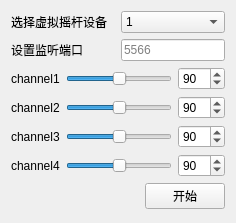
<?xml version="1.0" encoding="UTF-8"?>
<ui version="4.0">
 <class>vjoyclientClass</class>
 <widget class="QWidget" name="vjoyclientClass">
  <property name="geometry">
   <rect>
    <x>0</x>
    <y>0</y>
    <width>236</width>
    <height>223</height>
   </rect>
  </property>
  <property name="windowTitle">
   <string>vjoyclient</string>
  </property>
  <layout class="QVBoxLayout" name="verticalLayout_3">
   <item>
    <layout class="QVBoxLayout" name="verticalLayout">
     <item>
      <layout class="QHBoxLayout" name="horizontalLayout" stretch="1,1">
       <item>
        <widget class="QLabel" name="label">
         <property name="text">
          <string>选择虚拟摇杆设备</string>
         </property>
        </widget>
       </item>
       <item>
        <widget class="QComboBox" name="comboBox_did">
         <item>
          <property name="text">
           <string>1</string>
          </property>
         </item>
         <item>
          <property name="text">
           <string>2</string>
          </property>
         </item>
         <item>
          <property name="text">
           <string>3</string>
          </property>
         </item>
         <item>
          <property name="text">
           <string>4</string>
          </property>
         </item>
         <item>
          <property name="text">
           <string>5</string>
          </property>
         </item>
         <item>
          <property name="text">
           <string>6</string>
          </property>
         </item>
         <item>
          <property name="text">
           <string>7</string>
          </property>
         </item>
         <item>
          <property name="text">
           <string>8</string>
          </property>
         </item>
         <item>
          <property name="text">
           <string>9</string>
          </property>
         </item>
         <item>
          <property name="text">
           <string>10</string>
          </property>
         </item>
         <item>
          <property name="text">
           <string>11</string>
          </property>
         </item>
         <item>
          <property name="text">
           <string>12</string>
          </property>
         </item>
         <item>
          <property name="text">
           <string>13</string>
          </property>
         </item>
         <item>
          <property name="text">
           <string>14</string>
          </property>
         </item>
         <item>
          <property name="text">
           <string>15</string>
          </property>
         </item>
         <item>
          <property name="text">
           <string>16</string>
          </property>
         </item>
         <item>
          <property name="text">
           <string>17</string>
          </property>
         </item>
         <item>
          <property name="text">
           <string>18</string>
          </property>
         </item>
         <item>
          <property name="text">
           <string>19</string>
          </property>
         </item>
        </widget>
       </item>
      </layout>
     </item>
     <item>
      <layout class="QHBoxLayout" name="horizontalLayout_6" stretch="1,1">
       <item>
        <widget class="QLabel" name="label_6">
         <property name="text">
          <string>设置监听端口</string>
         </property>
        </widget>
       </item>
       <item>
        <widget class="QLineEdit" name="lineEdit_rmPort">
         <property name="inputMask">
          <string/>
         </property>
         <property name="placeholderText">
          <string>5566</string>
         </property>
        </widget>
       </item>
      </layout>
     </item>
    </layout>
   </item>
   <item>
    <layout class="QVBoxLayout" name="verticalLayout_2">
     <item>
      <layout class="QHBoxLayout" name="horizontalLayout_2">
       <item>
        <widget class="QLabel" name="label_2">
         <property name="text">
          <string>channel1</string>
         </property>
        </widget>
       </item>
       <item>
        <widget class="QSlider" name="horizontalSlider_c1">
         <property name="maximum">
          <number>180</number>
         </property>
         <property name="value">
          <number>90</number>
         </property>
         <property name="orientation">
          <enum>Qt::Horizontal</enum>
         </property>
        </widget>
       </item>
       <item>
        <widget class="QSpinBox" name="spinBox">
         <property name="maximum">
          <number>180</number>
         </property>
         <property name="value">
          <number>90</number>
         </property>
        </widget>
       </item>
      </layout>
     </item>
     <item>
      <layout class="QHBoxLayout" name="horizontalLayout_3">
       <item>
        <widget class="QLabel" name="label_3">
         <property name="text">
          <string>channel2</string>
         </property>
        </widget>
       </item>
       <item>
        <widget class="QSlider" name="horizontalSlider_c2">
         <property name="maximum">
          <number>180</number>
         </property>
         <property name="value">
          <number>90</number>
         </property>
         <property name="orientation">
          <enum>Qt::Horizontal</enum>
         </property>
        </widget>
       </item>
       <item>
        <widget class="QSpinBox" name="spinBox_2">
         <property name="maximum">
          <number>180</number>
         </property>
         <property name="value">
          <number>90</number>
         </property>
        </widget>
       </item>
      </layout>
     </item>
     <item>
      <layout class="QHBoxLayout" name="horizontalLayout_4">
       <item>
        <widget class="QLabel" name="label_4">
         <property name="text">
          <string>channel3</string>
         </property>
        </widget>
       </item>
       <item>
        <widget class="QSlider" name="horizontalSlider_c3">
         <property name="maximum">
          <number>180</number>
         </property>
         <property name="value">
          <number>90</number>
         </property>
         <property name="orientation">
          <enum>Qt::Horizontal</enum>
         </property>
        </widget>
       </item>
       <item>
        <widget class="QSpinBox" name="spinBox_3">
         <property name="maximum">
          <number>180</number>
         </property>
         <property name="value">
          <number>90</number>
         </property>
        </widget>
       </item>
      </layout>
     </item>
     <item>
      <layout class="QHBoxLayout" name="horizontalLayout_5">
       <item>
        <widget class="QLabel" name="label_5">
         <property name="text">
          <string>channel4</string>
         </property>
        </widget>
       </item>
       <item>
        <widget class="QSlider" name="horizontalSlider_c4">
         <property name="maximum">
          <number>180</number>
         </property>
         <property name="value">
          <number>90</number>
         </property>
         <property name="orientation">
          <enum>Qt::Horizontal</enum>
         </property>
        </widget>
       </item>
       <item>
        <widget class="QSpinBox" name="spinBox_4">
         <property name="maximum">
          <number>180</number>
         </property>
         <property name="value">
          <number>90</number>
         </property>
        </widget>
       </item>
      </layout>
     </item>
    </layout>
   </item>
   <item>
    <layout class="QHBoxLayout" name="horizontalLayout_7">
     <item>
      <spacer name="horizontalSpacer">
       <property name="orientation">
        <enum>Qt::Horizontal</enum>
       </property>
       <property name="sizeHint" stdset="0">
        <size>
         <width>40</width>
         <height>20</height>
        </size>
       </property>
      </spacer>
     </item>
     <item>
      <widget class="QPushButton" name="pushButton_start">
       <property name="text">
        <string>开始</string>
       </property>
      </widget>
     </item>
    </layout>
   </item>
  </layout>
 </widget>
 <layoutdefault spacing="6" margin="11"/>
 <resources>
  <include location="vjoyclient.qrc"/>
 </resources>
 <connections>
  <connection>
   <sender>horizontalSlider_c1</sender>
   <signal>valueChanged(int)</signal>
   <receiver>spinBox</receiver>
   <slot>setValue(int)</slot>
   <hints>
    <hint type="sourcelabel">
     <x>112</x>
     <y>23</y>
    </hint>
    <hint type="destinationlabel">
     <x>201</x>
     <y>22</y>
    </hint>
   </hints>
  </connection>
  <connection>
   <sender>horizontalSlider_c2</sender>
   <signal>valueChanged(int)</signal>
   <receiver>spinBox_2</receiver>
   <slot>setValue(int)</slot>
   <hints>
    <hint type="sourcelabel">
     <x>164</x>
     <y>52</y>
    </hint>
    <hint type="destinationlabel">
     <x>202</x>
     <y>55</y>
    </hint>
   </hints>
  </connection>
  <connection>
   <sender>horizontalSlider_c3</sender>
   <signal>valueChanged(int)</signal>
   <receiver>spinBox_3</receiver>
   <slot>setValue(int)</slot>
   <hints>
    <hint type="sourcelabel">
     <x>154</x>
     <y>90</y>
    </hint>
    <hint type="destinationlabel">
     <x>196</x>
     <y>88</y>
    </hint>
   </hints>
  </connection>
  <connection>
   <sender>horizontalSlider_c4</sender>
   <signal>valueChanged(int)</signal>
   <receiver>spinBox_4</receiver>
   <slot>setValue(int)</slot>
   <hints>
    <hint type="sourcelabel">
     <x>132</x>
     <y>115</y>
    </hint>
    <hint type="destinationlabel">
     <x>197</x>
     <y>117</y>
    </hint>
   </hints>
  </connection>
  <connection>
   <sender>spinBox</sender>
   <signal>valueChanged(int)</signal>
   <receiver>horizontalSlider_c1</receiver>
   <slot>setValue(int)</slot>
   <hints>
    <hint type="sourcelabel">
     <x>204</x>
     <y>17</y>
    </hint>
    <hint type="destinationlabel">
     <x>149</x>
     <y>19</y>
    </hint>
   </hints>
  </connection>
  <connection>
   <sender>spinBox_2</sender>
   <signal>valueChanged(int)</signal>
   <receiver>horizontalSlider_c2</receiver>
   <slot>setValue(int)</slot>
   <hints>
    <hint type="sourcelabel">
     <x>218</x>
     <y>49</y>
    </hint>
    <hint type="destinationlabel">
     <x>144</x>
     <y>55</y>
    </hint>
   </hints>
  </connection>
  <connection>
   <sender>spinBox_3</sender>
   <signal>valueChanged(int)</signal>
   <receiver>horizontalSlider_c3</receiver>
   <slot>setValue(int)</slot>
   <hints>
    <hint type="sourcelabel">
     <x>208</x>
     <y>84</y>
    </hint>
    <hint type="destinationlabel">
     <x>154</x>
     <y>85</y>
    </hint>
   </hints>
  </connection>
  <connection>
   <sender>spinBox_4</sender>
   <signal>valueChanged(int)</signal>
   <receiver>horizontalSlider_c4</receiver>
   <slot>setValue(int)</slot>
   <hints>
    <hint type="sourcelabel">
     <x>199</x>
     <y>112</y>
    </hint>
    <hint type="destinationlabel">
     <x>139</x>
     <y>113</y>
    </hint>
   </hints>
  </connection>
 </connections>
</ui>
